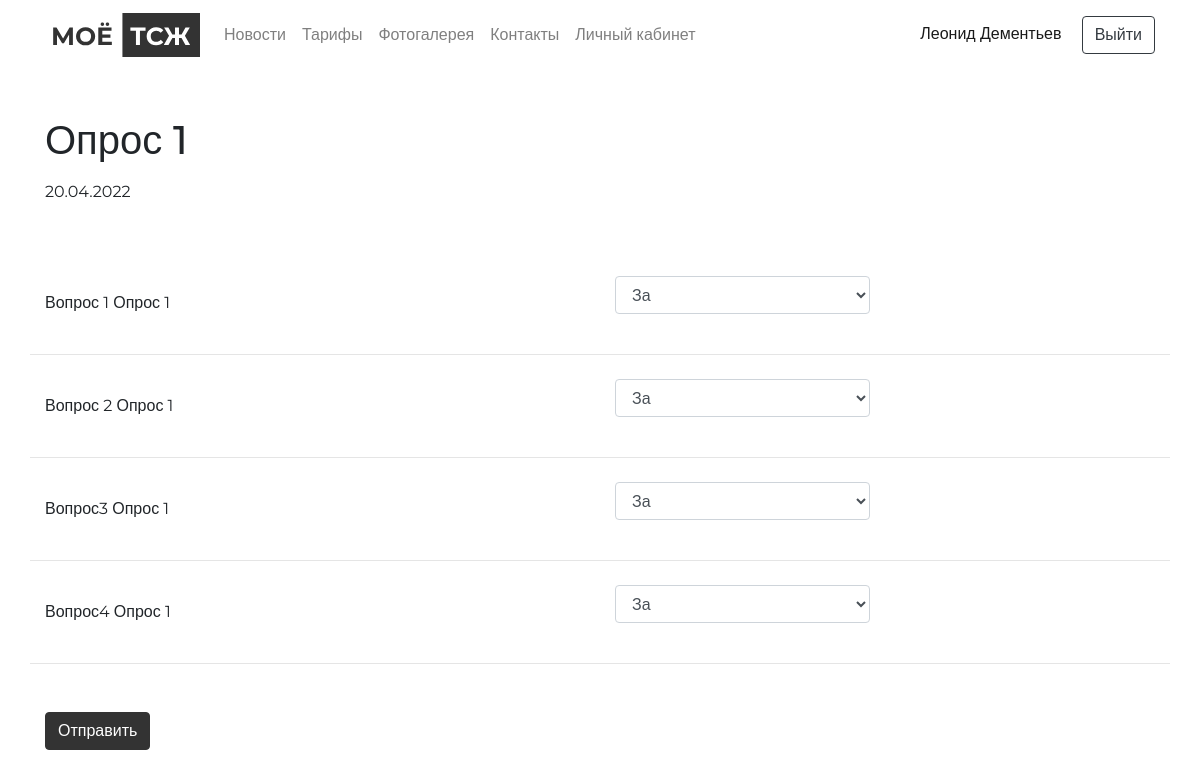
Screenshot of /survey/1/ (signed in) with the database file from the repository.
### users/models.py (models this page shows, shortened)
class User(AbstractBaseUser, PermissionsMixin):
    username_validator = UnicodeUsernameValidator()
    username = models.CharField(
        _("username"),
        max_length=150,
        unique=True,
        help_text=_(
            "Required. 150 characters or fewer. Letters, "
            "digits and @/./+/-/_ only."
        ),
        validators=[username_validator],
        error_messages={
            "unique": _("A user with that username already exists."),
        },
    )
    first_name = models.CharField(_("Имя"), max_length=30)
    last_name = models.CharField(_("Фамилия"), max_length=150)
    patronymic = models.CharField(_("Отчество"), max_length=150)
    email = models.EmailField(_("Электронная почта"))
    phone = models.CharField(_("Номер телефона"), max_length=25)
    flat = models.ForeignKey(Flat, on_delete=models.CASCADE, verbose_name=_("Квартира"), null=True, blank=True)
    role = models.CharField(_("Роль"),max_length=25, choices = ROLES, blank=True, null=True)
    is_staff = models.BooleanField(
        _("Администратор"),
        default=False,
        help_text=_(
            "Designates whether the user can log into this admin site."
        ),
    )
    is_active = models.BooleanField(
        _("Активный"),
        default=True,
        help_text=_(
            "Designates whether this user should be treated as active. "
            "Unselect this instead of deleting accounts."
        ),
    )
    date_joined = models.DateTimeField(_("Дата создания учетной записи"), default=timezone.now)
    objects = UserManager()
    EMAIL_FIELD = "email"
    USERNAME_FIELD = "username"
    REQUIRED_FIELDS = ["email"]
    class Meta:
        verbose_name = _("Пользователь")
        verbose_name_plural = _("Пользователи")

### survey/models.py (models this page shows, shortened)
class Survey(models.Model):
    title = models.CharField(max_length=255, verbose_name=_("Название"))
    date = models.DateTimeField(
        default=datetime.now, verbose_name=_("Дата публикации")
    )
    class Meta:
        verbose_name = _("Опрос")
        verbose_name_plural = _("Опросы")

class QuestionForSurvey(models.Model):
    title = models.CharField(max_length=255, verbose_name=_("Название"))
    survey = models.ForeignKey(
        Survey,
        verbose_name=_("Опрос"),
        on_delete=models.CASCADE,
        null=True,
        blank=True,
    )
    class Meta:
        verbose_name = _("Вопрос к опросу")
        verbose_name_plural = _("Вопросы к опросу")

### survey/views.py (the view)
# urls.py: path("<int:pk>/", SurveyDetailView.as_view(), name="detail"),
class SurveyDetailView(DetailView):
    model = Survey
    template_name = "survey/detail.html"
    def get_context_data(self, **kwargs):
        context = super().get_context_data(**kwargs)
        survey = Survey.objects.get(id=self.kwargs['pk'])
        context['survey'] = survey
        context['questions'] = QuestionForSurvey.objects.filter(survey=survey)
        context['user_survey'] = UserSurvey.objects.filter(survey=survey, user=self.request.user)
        return context

### templates/survey/detail.html (shortened to what this page needs)
{% extends "base.html" %}
{% load static %}
{% block header %}
  {% include 'include/header.html' %}
{% endblock header %}
{% block content %}
  {% if user_survey|length == 1 %}
    <section style="min-height: 80vh;" class="survey-detail">
      <div class="container">
        <div class="row">
          <div class="col-12">
            <h2>
              Вы уже оставили свой голос!
            </h2>
            <a class="btn mt-3 main-btn" href="{% url 'home'%}">На главную</a>
          </div>
        </div>
      </div>
    </section>
  {% elif user_survey|length == 0 %}
    <section class="survey-detail">
      <div class="container">
        <div class="row">
          <div class="col-12 mb-5 mt-3">
            <h1>
              {{survey.title}}
            </h1>
            <p class="mt-3">
              {{ survey.date|date:"d.m.Y" }}
            </p>
          </div>
          <div class="col-12">
            <form action="{% url 'survey:users-response-to-survey' pk=survey.pk %}" method="POST">
              <div class="row">
                {% for question in questions %}
                  <div class="col-12 ">
                    <div style="border-bottom: 1px solid #E5E5E5" class="row align-items-center py-4">
                      <div class="col-6">
                        <p>{{question.title}}</p>
                      </div>
                      <div class="col-3">
                        <div class="form-group">
                          <select class="form-control" id="{{question.id}}" name="{{question.id}}">
                            <option value="AGREE">За</option>
                          </select>
                        </div>
                      </div>
                    </div>
                  </div>
                {% endfor %}
                <div class="col-12 mt-5">
                  <input class="btn main-btn" type="submit" value="Отправить">
                </div>
              </div>
            </form>
          </div>
        </div>
      </div>
    </section>
  {% endif %}
{% endblock content%}

### templates/base.html (shortened to what this page needs)
{% load static %}
<!DOCTYPE html>
<html lang="ru">
  <head>
    <link rel="stylesheet" href="https://cdn.jsdelivr.net/npm/bootstrap@4.1.3/dist/css/bootstrap.min.css">
    <link rel="stylesheet" type="text/css" href="{% static 'css/main.css' %}" />
  </head>
<body>
  {% block header %}{% endblock header %}
  <section class="content">
    {% block content %}{% endblock content %}
  </section>
  </body>
</html>

### templates/include/header.html (shortened to what this page needs)
{% load static %}
<nav class="navbar navbar-expand-lg navbar-light bg-white fixed-top">
  <div class="container">
    <a href="{% url 'home' %}">
      <img class="header-logo" src="{% static 'images/logo.svg' %}" alt="logo">
    </a>
    <div class="collapse navbar-collapse" id="navbarText">
      <ul class="navbar-nav mr-auto ml-3">
        <li class="nav-item">
          <a class="nav-link" href="{% url 'reference:news-list'  %}">Новости</a>
        </li>
        <li class="nav-item">
          <a class="nav-link" href="{% url 'reference:tariff'  %}">Тарифы</a>
        </li>
          <li class="nav-item">
            <a class="nav-link" href="/#gallery">Фотогалерея</a>
          </li>
          <li class="nav-item">
            <a class="nav-link" href="/#contacts">Контакты</a>
          </li>
        {% if user.is_authenticated %}
          <li class="nav-item">
            <a class="nav-link" href="{% url 'users:account' %}">Личный кабинет</a>
          </li>
        {% endif %}
      </ul>
      <span class="navbar-text">
        {% if user.is_authenticated %}
          <a href="{% url 'users:account'  %}" class="mr-3">
            {{request.user.first_name}} {{request.user.last_name}}
          </a>
          <button onclick="location.href='{% url 'logout' %}'" type="button" class="btn btn-outline-dark">Выйти</button>
        {% else %}
          <button onclick="location.href='{% url 'login' %}'" type="button" class="btn btn-outline-dark">Войти</button>
        {% endif %}
      </span>
    </div>
  </div>
</nav>

### static/css/main.css (style rules this page uses)
body { font-family: 'Montserrat', sans-serif; font-weight: 400; font-size: 16px; }
.account, .index, .registration, .news-detail, .news-list, .meter-readings, .tariff, .survey-list, .survey-detail, .calling-wizard, .calling-user { padding-top: 100px; }
.main-btn { color: #fff; background-color: #333; border-color: #333; }
*, *::before, *::after { box-sizing: border-box; }
ul[class], ol[class] { padding: 0; }
body, h1, h2, h3, h4, p, ul[class], ol[class], li, figure, figcaption, blockquote, dl, dd { margin: 0; }
body { min-height: 100vh; scroll-behavior: smooth; text-rendering: optimizeSpeed; line-height: 1.5; }
ul[class], ol[class] { list-style: none; }
a:not([class]) { text-decoration-skip-ink: auto; }
img { max-width: 100%; display: block; }
input, button, textarea, select { font: inherit; }

### rows the page displays
User: user.first_name "Леонид", user.last_name "Дементьев"
Survey: title "Опрос 1", date "20.04.2022"
QuestionForSurvey: title "Вопрос 1 Опрос 1", id "За"
QuestionForSurvey: title "Вопрос 2 Опрос 1", id "За"
QuestionForSurvey: title "Вопрос3 Опрос 1", id "За"
QuestionForSurvey: title "Вопрос4 Опрос 1", id "За"
